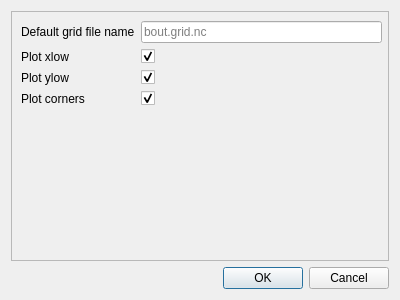
<?xml version="1.0" encoding="UTF-8"?>
<ui version="4.0">
 <class>Preferences</class>
 <widget class="QDialog" name="Preferences">
  <property name="geometry">
   <rect>
    <x>0</x>
    <y>0</y>
    <width>400</width>
    <height>300</height>
   </rect>
  </property>
  <property name="windowTitle">
   <string>Hypnotoad Preferences</string>
  </property>
  <layout class="QVBoxLayout" name="verticalLayout">
   <item>
    <widget class="QFrame" name="frame">
     <property name="frameShape">
      <enum>QFrame::StyledPanel</enum>
     </property>
     <property name="frameShadow">
      <enum>QFrame::Raised</enum>
     </property>
     <widget class="QWidget" name="formLayoutWidget">
      <property name="geometry">
       <rect>
        <x>10</x>
        <y>10</y>
        <width>361</width>
        <height>211</height>
       </rect>
      </property>
      <layout class="QFormLayout" name="formLayout">
       <item row="0" column="0">
        <widget class="QLabel" name="defaultGridFileNameLabel">
         <property name="text">
          <string>Default grid file name</string>
         </property>
        </widget>
       </item>
       <item row="0" column="1">
        <widget class="QLineEdit" name="defaultGridFileNameLineEdit">
         <property name="placeholderText">
          <string>bout.grid.nc</string>
         </property>
        </widget>
       </item>
       <item row="1" column="0">
        <widget class="QLabel" name="plotXlowLabel">
         <property name="text">
          <string>Plot xlow</string>
         </property>
        </widget>
       </item>
       <item row="1" column="1">
        <widget class="QCheckBox" name="plotXlowCheckBox">
         <property name="checked">
          <bool>true</bool>
         </property>
        </widget>
       </item>
       <item row="2" column="0">
        <widget class="QLabel" name="plotYlowLabel">
         <property name="text">
          <string>Plot ylow</string>
         </property>
        </widget>
       </item>
       <item row="2" column="1">
        <widget class="QCheckBox" name="plotYlowCheckBox">
         <property name="checked">
          <bool>true</bool>
         </property>
        </widget>
       </item>
       <item row="3" column="0">
        <widget class="QLabel" name="plotCornersLabel">
         <property name="text">
          <string>Plot corners</string>
         </property>
        </widget>
       </item>
       <item row="3" column="1">
        <widget class="QCheckBox" name="plotCornersCheckBox">
         <property name="checked">
          <bool>true</bool>
         </property>
        </widget>
       </item>
      </layout>
     </widget>
    </widget>
   </item>
   <item>
    <widget class="QDialogButtonBox" name="buttonBox">
     <property name="orientation">
      <enum>Qt::Horizontal</enum>
     </property>
     <property name="standardButtons">
      <set>QDialogButtonBox::Cancel|QDialogButtonBox::Ok</set>
     </property>
    </widget>
   </item>
  </layout>
 </widget>
 <resources/>
 <connections>
  <connection>
   <sender>buttonBox</sender>
   <signal>accepted()</signal>
   <receiver>Preferences</receiver>
   <slot>accept()</slot>
   <hints>
    <hint type="sourcelabel">
     <x>248</x>
     <y>254</y>
    </hint>
    <hint type="destinationlabel">
     <x>157</x>
     <y>274</y>
    </hint>
   </hints>
  </connection>
  <connection>
   <sender>buttonBox</sender>
   <signal>rejected()</signal>
   <receiver>Preferences</receiver>
   <slot>reject()</slot>
   <hints>
    <hint type="sourcelabel">
     <x>316</x>
     <y>260</y>
    </hint>
    <hint type="destinationlabel">
     <x>286</x>
     <y>274</y>
    </hint>
   </hints>
  </connection>
 </connections>
</ui>
